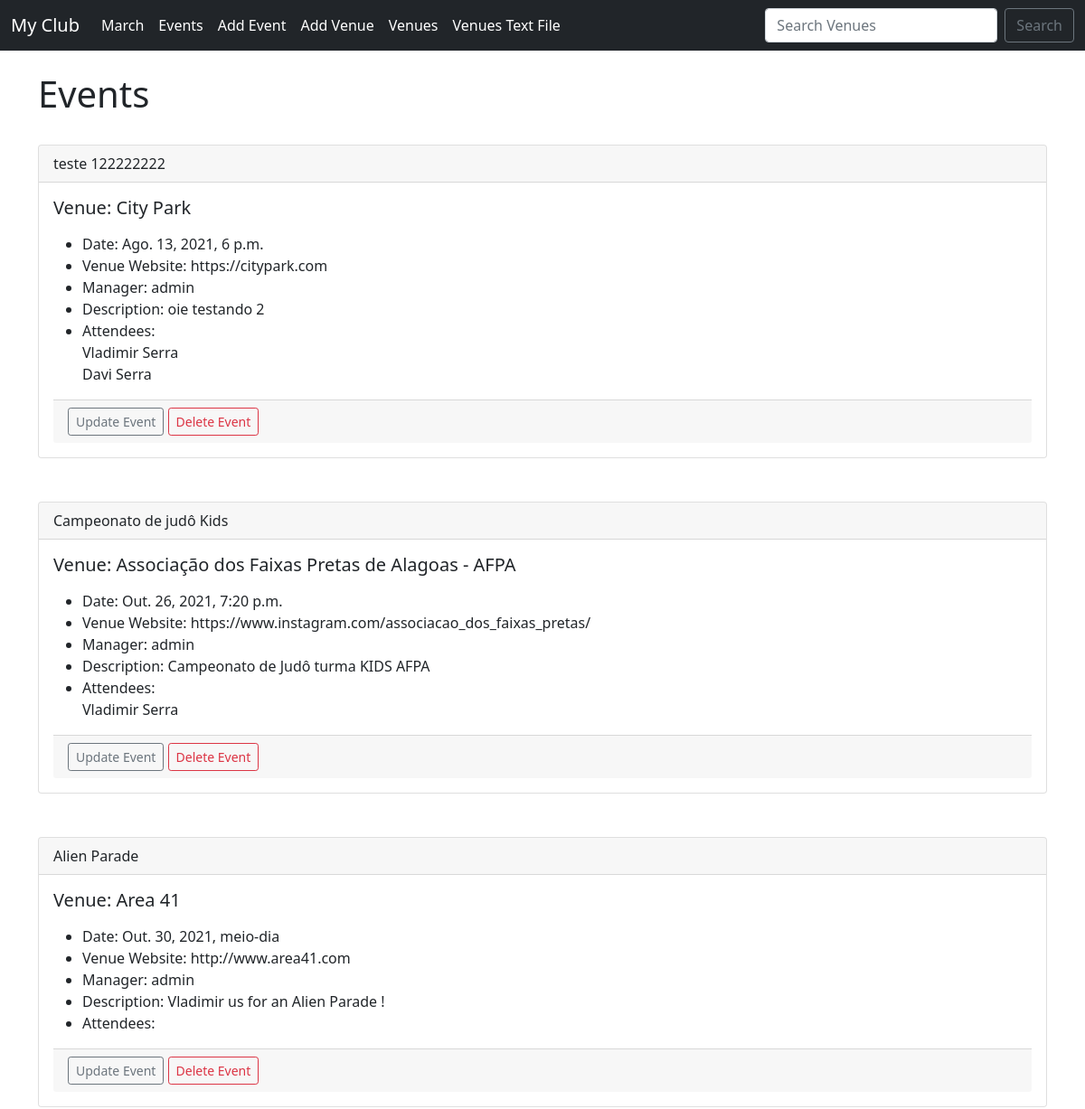
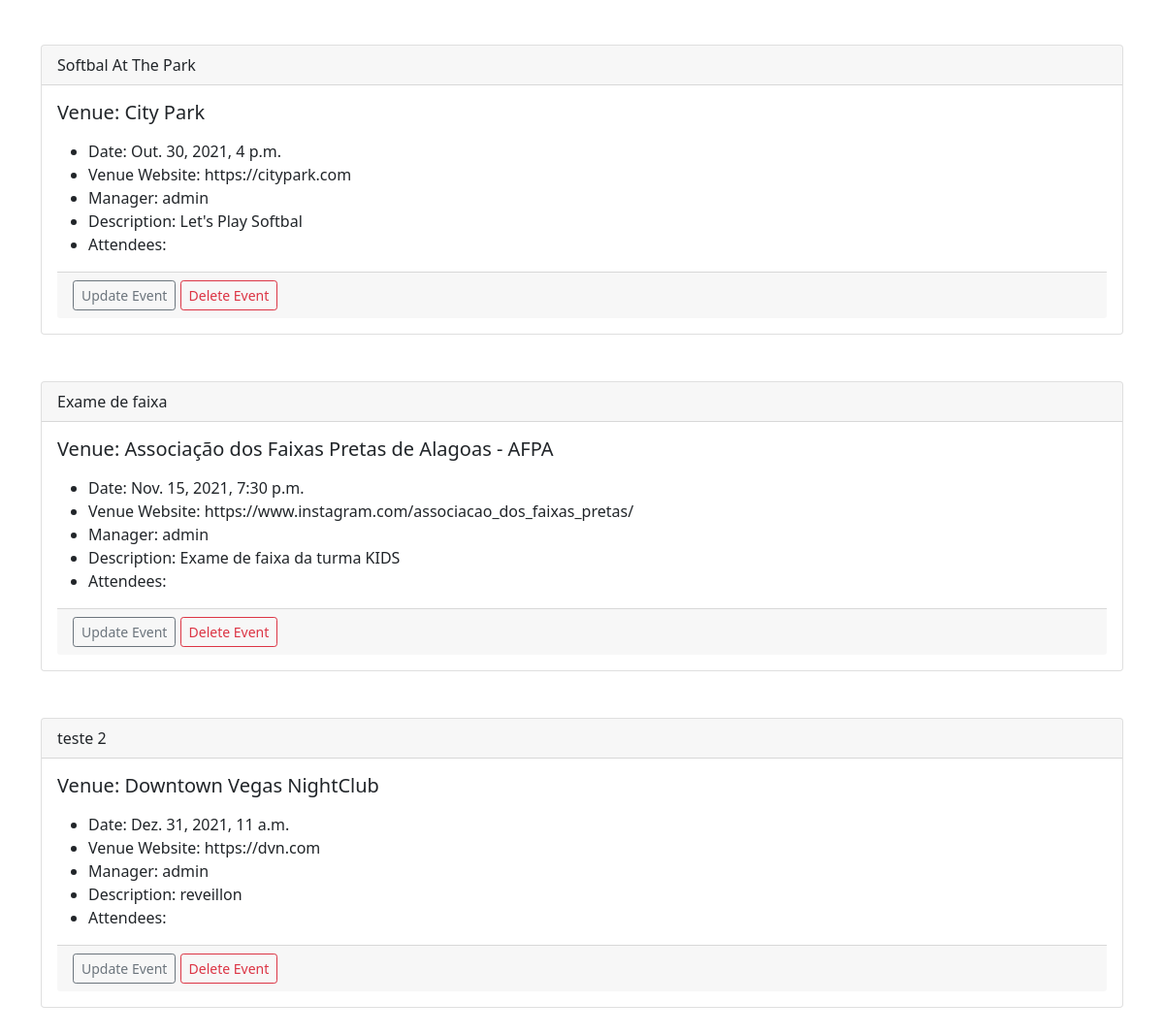
/events, run on an earlier commit of the app's database (2 pictures, top to bottom).
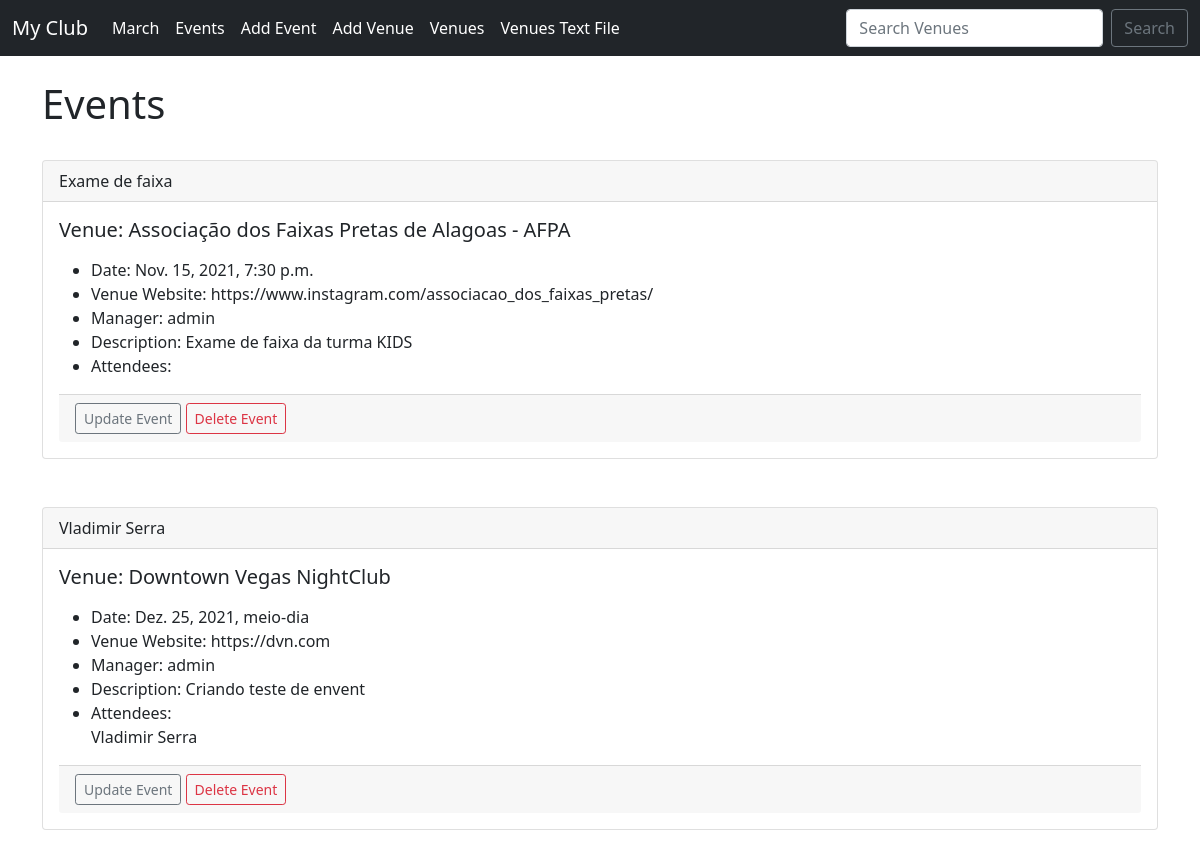
And on a later commit of the database.
### events/models.py (models this page shows)
class Event(models.Model):
    name = models.CharField('Event Name', max_length=120)
    event_date = models.DateTimeField('Event Date')
    venue = models.ForeignKey(Venue, blank=True, null=True, on_delete=models.CASCADE) #  informa ao Django para ativar o efeito de exclusão, isto é, continuar excluindo os modelos dependentes também
    manager = models.ForeignKey(User, blank=True, null=True,on_delete=models.SET_NULL) # relacionado com User do django
    description = models.TextField(blank=True)
    attendees = models.ManyToManyField(MyClubUser, blank=True)
    def __str__(self):
        return self.name

class Venue(models.Model):
    name = models.CharField('Venue name', max_length=120)
    address = models.CharField(max_length=300)
    zip_code = models.CharField('Zip Code', max_length=15)
    phone = models.CharField('Contact Phone', max_length=25, blank=True)
    web = models.URLField('Website Address',blank=True)
    email_address = models.EmailField('Email',blank=True)
    def __str__(self):
        return self.name

class MyClubUser(models.Model):
    frist_name = models.CharField(max_length=30)
    last_name = models.CharField(max_length=30)
    email = models.EmailField('User Email')
    def __str__(self):
        return self.frist_name + ' ' + self.last_name

### events/views.py (the view)
# urls.py: path('events', views.all_events, name="list-events"),
def all_events(request):
    event_list = Event.objects.all().order_by('event_date')
    return render(request, 'events/event_list.html', {'event_list': event_list})

### events/templates/events/event_list.html
{% extends 'events/base.html' %} {% block content %}
<h1>Events</h1>
<br/> {% for event in event_list %}
<div class="card">
    <div class="card-header">
        {{ event }}
    </div>
    <div class="card-body">
        <h5 class="card-title">Venue: {{ event.venue }}</h5>
        <p class="card-text">
            <ul>
                <li>Date: {{ event.event_date }}</li>
                <li>Venue Website: {{ event.venue.web }}</li>
                <li>Manager: {{ event.manager }}</li>
                <li>Description: {{ event.description }}</li>
                <li>Attendees:<br/>
                    {% for user in event.attendees.all %} {{ user }}<br/> {% endfor %}
                </li>
            </ul>
        </p>
         <div class="card-footer text-muted">
        <a href="{% url 'update-event' event.id %}" class="btn btn-outline-secondary btn-sm">
           Update Event
        </a>
         <a href="{% url 'delete-event' event.id %}" class="btn btn-outline-danger btn-sm">Delete Event</a>
    </div>
    </div>
</div>
<br/><br/> {% endfor %}
{% endblock %}

What changed in the data, as far as the page shows it:
removed Event: name "teste 122222222", venue "City Park", event_date "Ago. 13, 2021, 6 p.m.", venue.web "https://citypark.com", manager "admin", description "oie testando 2", MyClubUser (frist_name+last_name "Vladimir Serra")
no longer on this page (row unchanged): MyClubUser: frist_name+last_name "Davi Serra", shown under "teste 122222222"
removed Event: name "Campeonato de judô Kids", venue "Associação dos Faixas Pretas de Alagoas - AFPA", event_date "Out. 26, 2021, 7:20 p.m.", venue.web "https://www.instagram.com/associacao_dos_faixas_pretas/", manager "admin", description "Campeonato de Judô turma KIDS AFPA", MyClubUser (frist_name+last_name "Vladimir Serra")
removed Event: name "Alien Parade", venue "Area 41", event_date "Out. 30, 2021, meio-dia", venue.web "http://www.area41.com", manager "admin", description "Vladimir us for an Alien Parade !"
removed Event: name "Softbal At The Park", venue "City Park", event_date "Out. 30, 2021, 4 p.m.", venue.web "https://citypark.com", manager "admin", description "Let's Play Softbal"
removed Event: name "teste 2", venue "Downtown Vegas NightClub", event_date "Dez. 31, 2021, 11 a.m.", venue.web "https://dvn.com", manager "admin", description "reveillon"
added Event: name "Vladimir Serra", venue "Downtown Vegas NightClub", event_date "Dez. 25, 2021, meio-dia", venue.web "https://dvn.com", manager "admin", description "Criando teste de envent", MyClubUser (frist_name+last_name "Vladimir Serra")
